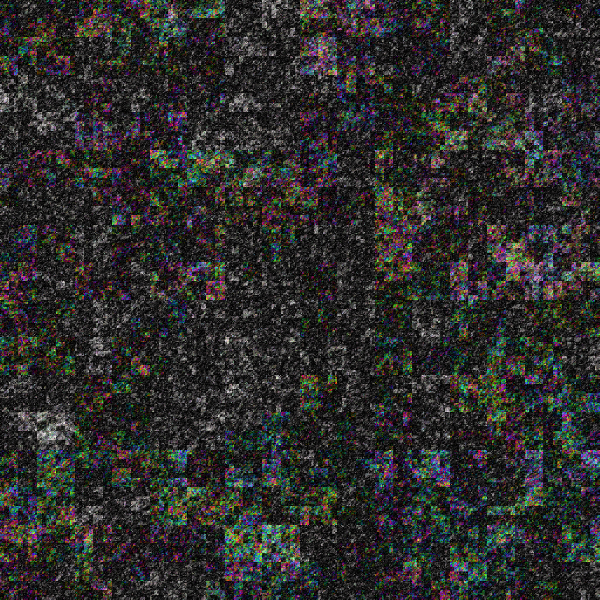
Frame 1 (no input)
Frame 60 (the mouse pressed at the canvas centre just before this capture): identical to frame 1, image omitted
Frame 120 (the mouse held since frame 60 and released just before this capture): identical to frame 1, image omitted

The Processing sketch that drew this single still picture (run headless with seeded random() and noise(); from frame 60 on, the mouse is pressed at the canvas centre):

// Processing sketch: i2011_11_13_recursive
// ── i2011_11_13_recursive.pde
// mouse click = draw a new image
// type 's' = save image
// type 'r' = draw new image using the current color settings
// type any other key = darken dark areas

// The most interesting part of this program is that it has
// a recursive function which subdivides the screen in four
// parts, and then each part in four, and so on until reaching
// pixel size. It gives colors to each area while proceeding
// to create interesting patterns. 

// Once in a while they are interesting :)

float x = 0;
float y = 0;
float ha;
float sa;
float ba;
float hb;
float sb;
float bb;
float H;
float S;
float B;

// this function tries to stretch the
// values coming out from noise()
// to cover the full range 0 .. 1
// By default noise() returns values
// near 0.5 most of the time.
float stretch(float y, float expo) {
  if (y < 0.5) {
    y = pow(y*2, expo) / 2;
  } 
  else {
    y = 1 - y;
    y = 1 - pow(y*2, expo) / 2;
  }
  return y;
}
void setup() { 
  size(600, 600); 
  colorMode(HSB, 100);
  noStroke();
  reset();
}
void reset() {
  // TODO: what if these variables depended on X,Y? (use noise)
  ha = random(10, 32);
  sa = random(10, 22);
  ba = random(10, 24);
  hb = 0.07; //random(0.07, 0.7);
  sb = 0.07; //random(0.07, 0.7);
  bb = 0.07; //random(0.07, 0.7);
  H = random(100);
  S = random(100);
  B = random(100);
  drawRect(0, 0, width, color(H, S, B));
}
void drawRect(float x, float y, float s, color c) {
  float s2 = s/2;
  // These formulas try to increase the randomness as
  // we approach pixels size.
  float vh = ha / pow(s, hb);
  float vs = sa / pow(s, sb);
  float vb = ba / pow(s, bb);
  // TODO: try inverting: more variation at large, less when small
  // TODO: try a color palette
  float h = (100 + hue(c)+random(-vh, vh)) % 100;
  color nc = color(
    h, 
    saturation(c)+random(-vs, vs), //100*stretch(noise(h/10), 3), 
    brightness(c)+random(-vb, vb)
  );
  fill(nc);
  rect(x, y, s+1, s+1);
  if (s > 0.8) {
    drawRect(x, y, s2, nc);
    drawRect(x+s2, y, s2, nc);
    drawRect(x, y+s2, s2, nc);
    drawRect(x+s2, y+s2, s2, nc);
  }
}
void draw() {
}
void mousePressed() {
  reset();
}
void keyPressed() {
  
  if (key == 's') {
    save(year() + "-" + month() + "-" + day() + "-" + hour() + "-" + minute() + "-" + second() + ".png");
    println("saved");
    return;
  }
  
  if (key == 'r') {
    drawRect(0, 0, width, color(H, S, B));
    return;
  }
  
  // Attempt to improve the images by darkening
  // dark areas. Not very useful.
  loadPixels();
  int l = pixels.length;
  float minb = 100;
  float maxb = 0;
  for (int i = 0; i < l; i++) {
    float b = brightness(pixels[i]);
    minb = min(minb, b);
    maxb = max(maxb, b);
  }
  for (int i = 0; i < l; i++) {
    color p = pixels[i];
    float a = map(brightness(p), minb, maxb, 0, PI/2);
    pixels[i] = color(hue(p), saturation(p), 100-cos(a)*100);
  }
  updatePixels();
}
